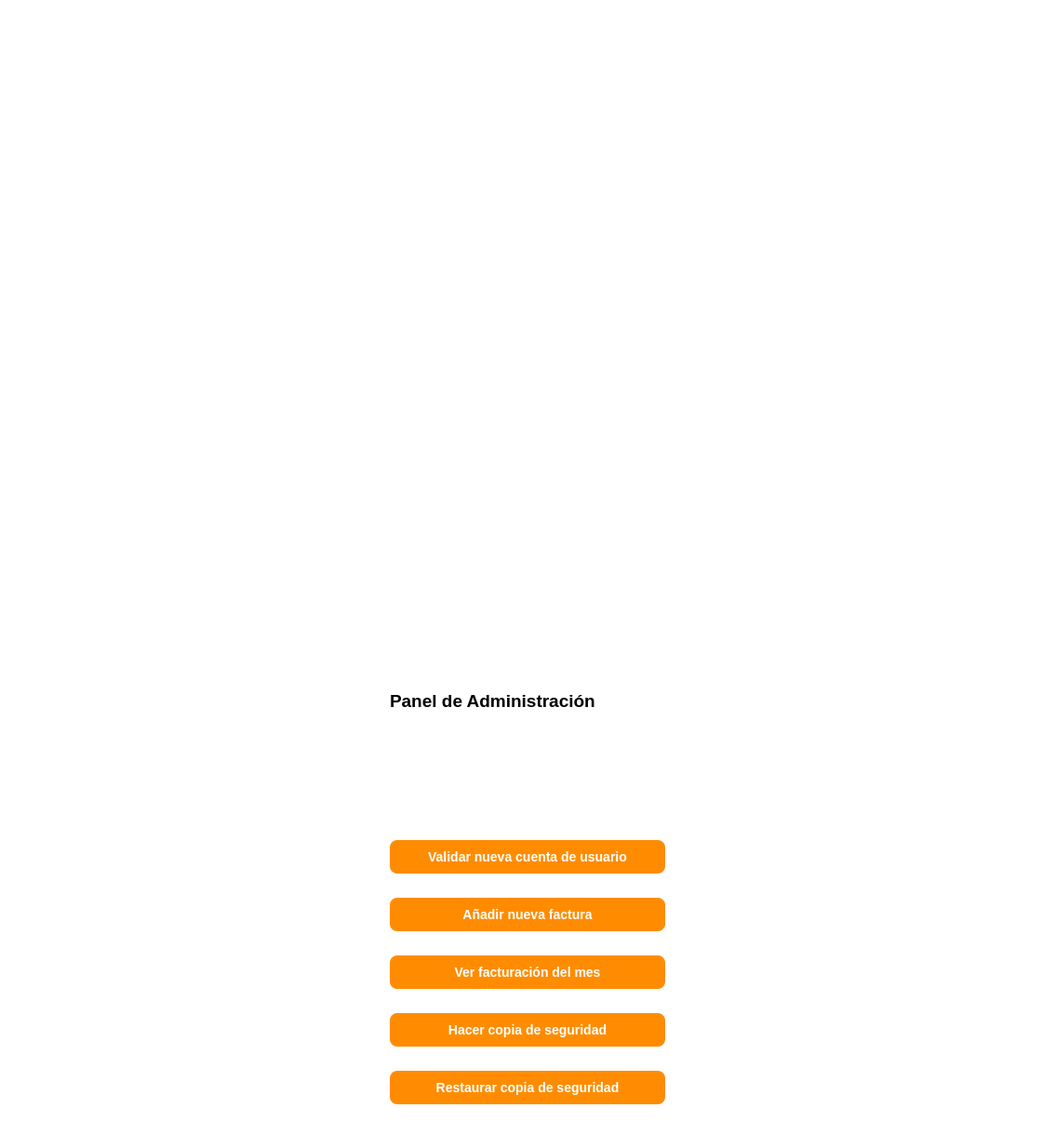
<?xml version="1.0" encoding="UTF-8"?>
<ui version="4.0">
 <class>MainWindow</class>
 <widget class="QMainWindow" name="MainWindow">
  <property name="geometry">
   <rect>
    <x>0</x>
    <y>0</y>
    <width>1134</width>
    <height>1234</height>
   </rect>
  </property>
  <property name="font">
   <font>
    <family>Arial</family>
    <italic>false</italic>
    <stylestrategy>PreferAntialias</stylestrategy>
   </font>
  </property>
  <property name="cursor">
   <cursorShape>ArrowCursor</cursorShape>
  </property>
  <property name="mouseTracking">
   <bool>false</bool>
  </property>
  <property name="windowTitle">
   <string>MainWindow</string>
  </property>
  <property name="autoFillBackground">
   <bool>false</bool>
  </property>
  <property name="styleSheet">
   <string notr="true">/* Pone el fondo de la ventana en blanco */
QMainWindow {
    background-color: #FFFFFF;
}

QWidget {
    background-color: white;
}


/* Estilo para las cajas de texto (DNI y Contraseña) */
QLineEdit {
    border: 2px solid #2980B9; /* Borde azul KiVet */
    border-radius: 5px;
    padding: 5px;
}</string>
  </property>
  <widget class="QWidget" name="centralwidget">
   <property name="styleSheet">
    <string notr="true"/>
   </property>
   <layout class="QHBoxLayout" name="horizontalLayout">
    <item>
     <spacer name="verticalSpacer_13">
      <property name="orientation">
       <enum>Qt::Vertical</enum>
      </property>
      <property name="sizeHint" stdset="0">
       <size>
        <width>20</width>
        <height>40</height>
       </size>
      </property>
     </spacer>
    </item>
    <item>
     <spacer name="verticalSpacer_17">
      <property name="orientation">
       <enum>Qt::Vertical</enum>
      </property>
      <property name="sizeHint" stdset="0">
       <size>
        <width>20</width>
        <height>40</height>
       </size>
      </property>
     </spacer>
    </item>
    <item>
     <spacer name="verticalSpacer_21">
      <property name="orientation">
       <enum>Qt::Vertical</enum>
      </property>
      <property name="sizeHint" stdset="0">
       <size>
        <width>20</width>
        <height>40</height>
       </size>
      </property>
     </spacer>
    </item>
    <item>
     <spacer name="horizontalSpacer_3">
      <property name="orientation">
       <enum>Qt::Horizontal</enum>
      </property>
      <property name="sizeHint" stdset="0">
       <size>
        <width>40</width>
        <height>20</height>
       </size>
      </property>
     </spacer>
    </item>
    <item>
     <widget class="QWidget" name="widget_5" native="true">
      <property name="styleSheet">
       <string notr="true"/>
      </property>
      <layout class="QVBoxLayout" name="verticalLayout_5">
       <item>
        <widget class="QWidget" name="widget_6" native="true">
         <property name="font">
          <font>
           <kerning>true</kerning>
          </font>
         </property>
         <property name="cursor">
          <cursorShape>ArrowCursor</cursorShape>
         </property>
         <property name="focusPolicy">
          <enum>Qt::NoFocus</enum>
         </property>
         <layout class="QHBoxLayout" name="horizontalLayout_2">
          <item>
           <widget class="QLabel" name="label_5">
            <property name="text">
             <string/>
            </property>
           </widget>
          </item>
          <item>
           <widget class="QLabel" name="label_6">
            <property name="text">
             <string/>
            </property>
           </widget>
          </item>
          <item>
           <spacer name="horizontalSpacer">
            <property name="orientation">
             <enum>Qt::Horizontal</enum>
            </property>
            <property name="sizeHint" stdset="0">
             <size>
              <width>40</width>
              <height>20</height>
             </size>
            </property>
           </spacer>
          </item>
          <item>
           <widget class="QLabel" name="label_8">
            <property name="text">
             <string/>
            </property>
           </widget>
          </item>
          <item>
           <widget class="QLabel" name="label_3">
            <property name="maximumSize">
             <size>
              <width>800</width>
              <height>1000</height>
             </size>
            </property>
            <property name="font">
             <font>
              <weight>50</weight>
              <bold>false</bold>
             </font>
            </property>
            <property name="layoutDirection">
             <enum>Qt::LeftToRight</enum>
            </property>
            <property name="text">
             <string/>
            </property>
            <property name="pixmap">
             <pixmap resource="../imagenes/recursos.qrc">:/imagenes/logoKiVet.jpg</pixmap>
            </property>
            <property name="scaledContents">
             <bool>true</bool>
            </property>
            <property name="alignment">
             <set>Qt::AlignCenter</set>
            </property>
            <property name="wordWrap">
             <bool>false</bool>
            </property>
            <property name="indent">
             <number>-1</number>
            </property>
            <property name="openExternalLinks">
             <bool>false</bool>
            </property>
           </widget>
          </item>
          <item>
           <spacer name="horizontalSpacer_2">
            <property name="orientation">
             <enum>Qt::Horizontal</enum>
            </property>
            <property name="sizeHint" stdset="0">
             <size>
              <width>40</width>
              <height>20</height>
             </size>
            </property>
           </spacer>
          </item>
          <item>
           <widget class="QLabel" name="label_9">
            <property name="text">
             <string/>
            </property>
           </widget>
          </item>
          <item>
           <widget class="QLabel" name="label_7">
            <property name="text">
             <string/>
            </property>
           </widget>
          </item>
          <item>
           <widget class="QLabel" name="label_4">
            <property name="text">
             <string/>
            </property>
           </widget>
          </item>
         </layout>
        </widget>
       </item>
       <item>
        <widget class="QWidget" name="widget_7" native="true">
         <layout class="QVBoxLayout" name="verticalLayout_2">
          <item>
           <widget class="QLabel" name="label">
            <property name="font">
             <font>
              <pointsize>14</pointsize>
              <weight>75</weight>
              <bold>true</bold>
             </font>
            </property>
            <property name="text">
             <string>Panel de Administración</string>
            </property>
           </widget>
          </item>
          <item>
           <spacer name="horizontalSpacer_4">
            <property name="orientation">
             <enum>Qt::Horizontal</enum>
            </property>
            <property name="sizeHint" stdset="0">
             <size>
              <width>40</width>
              <height>20</height>
             </size>
            </property>
           </spacer>
          </item>
          <item>
           <widget class="QPushButton" name="btnValidarCuentas">
            <property name="styleSheet">
             <string notr="true">/* Le da el color naranja corporativo al botón principal */
QPushButton#btnValidarCuentas {
    background-color: #FF8C00;
    color: white;
    border-radius: 8px; /* Redondea los bordes */
    padding: 10px;
    font-weight: bold;
    font-size: 14px;
}

/* Efecto para cuando el usuario pase el dedo/ratón por encima */
QPushButton#btnValidarCuentas:hover {
    background-color: #E67E22;
}</string>
            </property>
            <property name="text">
             <string>Validar nueva cuenta de usuario</string>
            </property>
           </widget>
          </item>
          <item>
           <spacer name="horizontalSpacer_5">
            <property name="orientation">
             <enum>Qt::Horizontal</enum>
            </property>
            <property name="sizeHint" stdset="0">
             <size>
              <width>40</width>
              <height>20</height>
             </size>
            </property>
           </spacer>
          </item>
          <item>
           <widget class="QPushButton" name="btnAnadirFacturas">
            <property name="styleSheet">
             <string notr="true">/* Le da el color naranja corporativo al botón principal */
QPushButton#btnAnadirFacturas {
    background-color: #FF8C00;
    color: white;
    border-radius: 8px; /* Redondea los bordes */
    padding: 10px;
    font-weight: bold;
    font-size: 14px;
}

/* Efecto para cuando el usuario pase el dedo/ratón por encima */
QPushButton#btnAnadirFacturas:hover {
    background-color: #E67E22;
}</string>
            </property>
            <property name="text">
             <string>Añadir nueva factura</string>
            </property>
           </widget>
          </item>
          <item>
           <spacer name="horizontalSpacer_7">
            <property name="orientation">
             <enum>Qt::Horizontal</enum>
            </property>
            <property name="sizeHint" stdset="0">
             <size>
              <width>40</width>
              <height>20</height>
             </size>
            </property>
           </spacer>
          </item>
          <item>
           <widget class="QPushButton" name="btnTotalFacturadoMes">
            <property name="styleSheet">
             <string notr="true">/* Le da el color naranja corporativo al botón principal */
QPushButton#btnTotalFacturadoMes {
    background-color: #FF8C00;
    color: white;
    border-radius: 8px; /* Redondea los bordes */
    padding: 10px;
    font-weight: bold;
    font-size: 14px;
}

/* Efecto para cuando el usuario pase el dedo/ratón por encima */
QPushButton#btnTotalFacturadoMes:hover {
    background-color: #E67E22;
}</string>
            </property>
            <property name="text">
             <string>Ver facturación del mes</string>
            </property>
           </widget>
          </item>
          <item>
           <spacer name="horizontalSpacer_8">
            <property name="orientation">
             <enum>Qt::Horizontal</enum>
            </property>
            <property name="sizeHint" stdset="0">
             <size>
              <width>40</width>
              <height>20</height>
             </size>
            </property>
           </spacer>
          </item>
          <item>
           <widget class="QPushButton" name="btnCopiaSeguridad">
            <property name="styleSheet">
             <string notr="true">/* Le da el color naranja corporativo al botón principal */
QPushButton#btnCopiaSeguridad {
    background-color: #FF8C00;
    color: white;
    border-radius: 8px; /* Redondea los bordes */
    padding: 10px;
    font-weight: bold;
    font-size: 14px;
}

/* Efecto para cuando el usuario pase el dedo/ratón por encima */
QPushButton#btnCopiaSeguridad:hover {
    background-color: #E67E22;
}</string>
            </property>
            <property name="text">
             <string>Hacer copia de seguridad</string>
            </property>
           </widget>
          </item>
          <item>
           <spacer name="horizontalSpacer_9">
            <property name="orientation">
             <enum>Qt::Horizontal</enum>
            </property>
            <property name="sizeHint" stdset="0">
             <size>
              <width>40</width>
              <height>20</height>
             </size>
            </property>
           </spacer>
          </item>
          <item>
           <widget class="QPushButton" name="btnRestaurarCopia">
            <property name="styleSheet">
             <string notr="true">/* Le da el color naranja corporativo al botón principal */
QPushButton#btnRestaurarCopia {
    background-color: #FF8C00;
    color: white;
    border-radius: 8px; /* Redondea los bordes */
    padding: 10px;
    font-weight: bold;
    font-size: 14px;
}

/* Efecto para cuando el usuario pase el dedo/ratón por encima */
QPushButton#btnRestaurarCopia:hover {
    background-color: #E67E22;
}</string>
            </property>
            <property name="text">
             <string>Restaurar copia de seguridad</string>
            </property>
           </widget>
          </item>
          <item>
           <spacer name="horizontalSpacer_10">
            <property name="orientation">
             <enum>Qt::Horizontal</enum>
            </property>
            <property name="sizeHint" stdset="0">
             <size>
              <width>40</width>
              <height>20</height>
             </size>
            </property>
           </spacer>
          </item>
         </layout>
        </widget>
       </item>
      </layout>
     </widget>
    </item>
    <item>
     <spacer name="horizontalSpacer_6">
      <property name="orientation">
       <enum>Qt::Horizontal</enum>
      </property>
      <property name="sizeHint" stdset="0">
       <size>
        <width>40</width>
        <height>20</height>
       </size>
      </property>
     </spacer>
    </item>
    <item>
     <spacer name="verticalSpacer_22">
      <property name="orientation">
       <enum>Qt::Vertical</enum>
      </property>
      <property name="sizeHint" stdset="0">
       <size>
        <width>20</width>
        <height>40</height>
       </size>
      </property>
     </spacer>
    </item>
    <item>
     <spacer name="verticalSpacer_14">
      <property name="orientation">
       <enum>Qt::Vertical</enum>
      </property>
      <property name="sizeHint" stdset="0">
       <size>
        <width>20</width>
        <height>40</height>
       </size>
      </property>
     </spacer>
    </item>
    <item>
     <spacer name="verticalSpacer_18">
      <property name="orientation">
       <enum>Qt::Vertical</enum>
      </property>
      <property name="sizeHint" stdset="0">
       <size>
        <width>20</width>
        <height>40</height>
       </size>
      </property>
     </spacer>
    </item>
   </layout>
  </widget>
 </widget>
 <resources>
  <include location="../imagenes/recursos.qrc"/>
 </resources>
 <connections/>
</ui>
